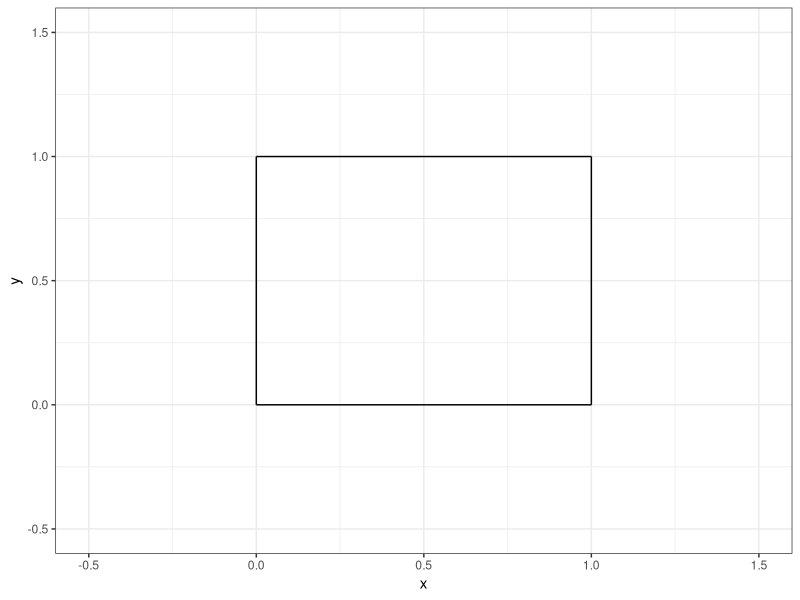
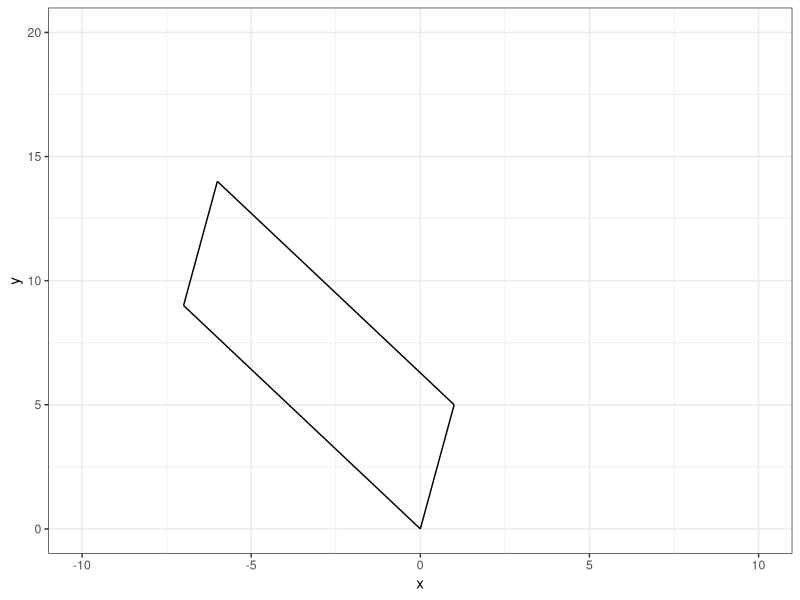
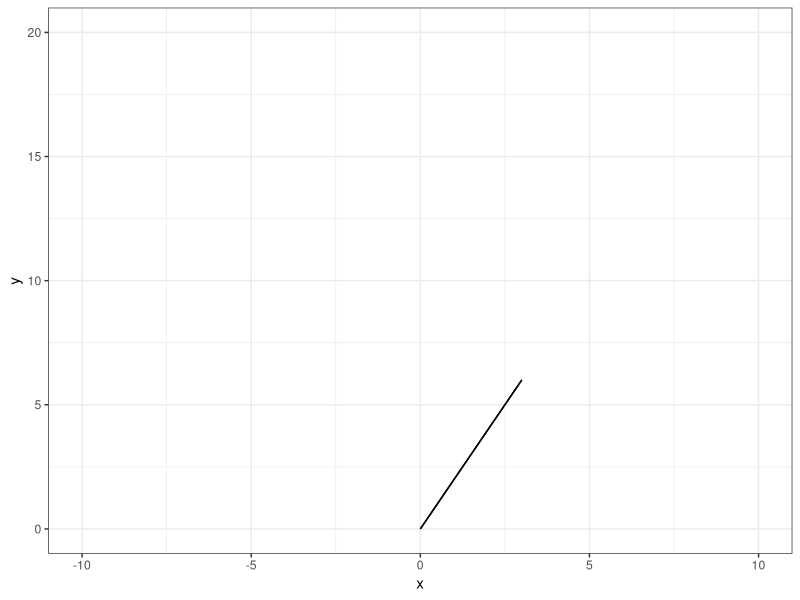
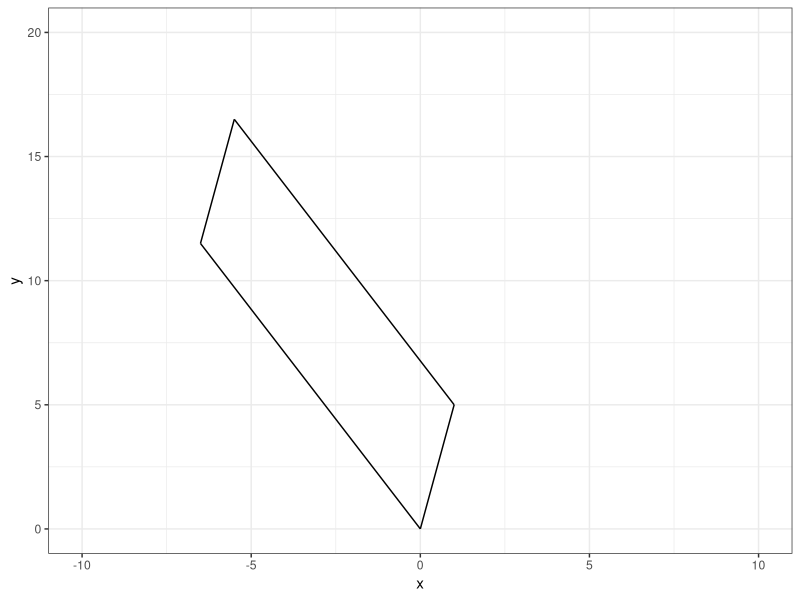
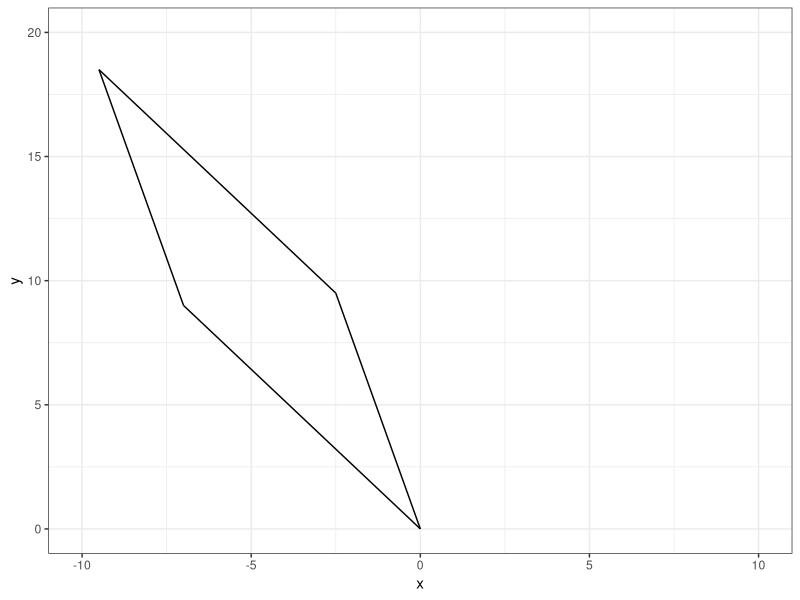
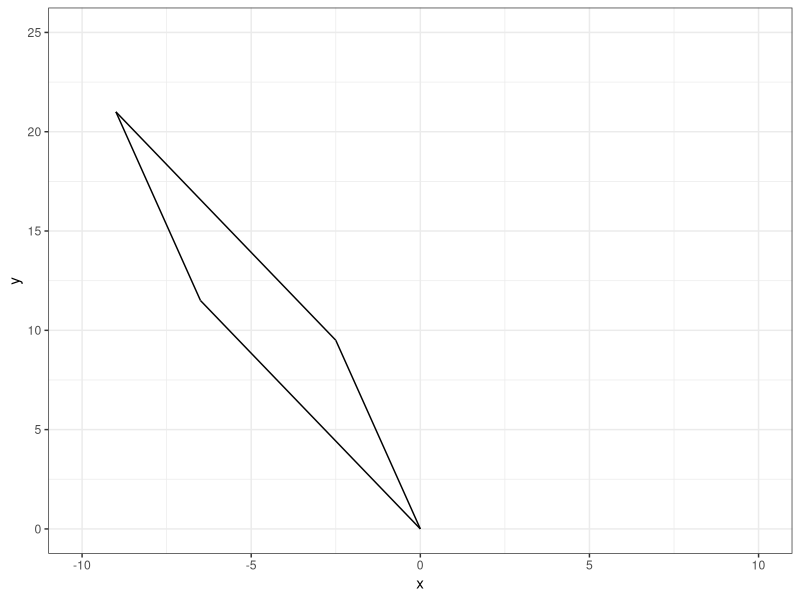
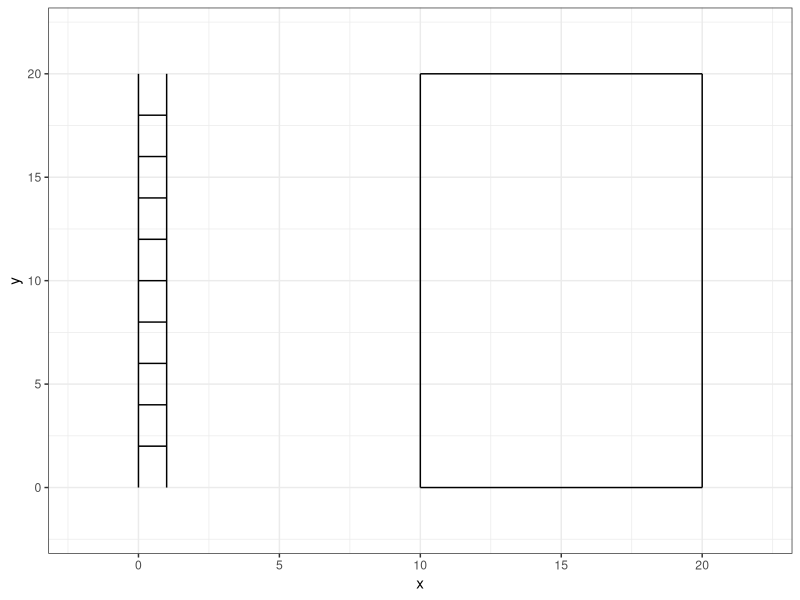

Write the R code that produced these figures, in order.
## ---- chunk 1
#| echo: false

default_chunk_hook  <- knitr::knit_hooks$get("chunk")

latex_font_size <- c("Huge", "huge", "LARGE", "Large", 
                     "large", "normalsize", "small", 
                     "footnotesize", "scriptsize", "tiny")

knitr::knit_hooks$set(chunk = function(x, options) {
  x <- default_chunk_hook(x, options)
  if(options$size %in% latex_font_size) {
    paste0("\n \\", options$size, "\n\n", 
      x, 
      "\n\n \\normalsize"
    )
  } else {
    x
  }
})

## ---- chunk 2
#| label: load-packages
#| include: false
library(tidyverse)
## ---- chunk 3
#| label: fig-unitsquare
#| fig-cap: "The unit square."
#| fig-width: 3
#| fig-height: 3
#| scale: "80%"
#| fig-align: "center"
#| size: "scriptsize"
ggplot() +
  geom_segment(aes(x = 0, xend = 0,
                   y=0, yend = 1))+
  geom_segment(aes(x = 0, xend = 1,
                   y=1, yend = 1))+
  geom_segment(aes(x = 1, xend = 1,
                   y=0, yend = 1))+
  geom_segment(aes(x = 0, xend = 1,
                   y=0, yend = 0)) +
  theme_bw() + 
  xlim(-0.5, 1.5)+
  ylim(-0.5, 1.5)+
  labs(x = "x", 
       y = "y")
## ---- chunk 4
(A = matrix(data=c(1, -7, 5, 9), nrow = 2, ncol = 2, byrow = TRUE))
## ---- chunk 5
M = matrix(data=c(1, 0, 0, 1), nrow = 2, ncol = 2, byrow = TRUE)
(T = A %*% M)
## ---- chunk 6
(basis.vector.1 = T[,1])
(basis.vector.2 = T[,2])
## ---- chunk 7
(p0 = c(0,0))
(p1 = basis.vector.1)
(p2 = basis.vector.1 + basis.vector.2)
(p3 = basis.vector.2)
## ---- chunk 8
#| label: fig-TSquare
#| fig-cap: "The T Shape."
#| fig-width: 3
#| fig-height: 3
#| scale: "80%"
#| fig-align: "center"
#| size: "scriptsize"
ggplot() +
  geom_segment(aes(x = 0, xend = 1,
                   y=0, yend = 5))+
  geom_segment(aes(x = -6, xend = 1,
                   y=14, yend = 5))+
  geom_segment(aes(x = -7, xend = -6,
                   y=9, yend = 14))+
  geom_segment(aes(x = -7, xend = 0,
                   y=9, yend = 0)) +
  theme_bw() + 
  xlim(-10, 10) +
  ylim(0, 20) +
  labs(x = "x", 
       y = "y")
## ---- chunk 9
(det(A))
## ---- chunk 10
(A = matrix(data=c(1, 2, 2, 4), nrow = 2, ncol = 2, byrow = TRUE))
## ---- chunk 11
M = matrix(data=c(1, 0, 0, 1), nrow = 2, ncol = 2, byrow = TRUE)
(T = A %*% M)
## ---- chunk 12
(basis.vector.1 = T[,1])
(basis.vector.2 = T[,2])
## ---- chunk 13
(p0 = c(0,0))
(p1 = basis.vector.1)
(p2 = basis.vector.1 + basis.vector.2)
(p3 = basis.vector.2)
## ---- chunk 14
#| label: fig-T2Square
#| fig-cap: "The T2 Shape."
#| fig-width: 3
#| fig-height: 3
#| scale: "80%"
#| fig-align: "center"
#| size: "scriptsize"
p0 <- c(0, 0)
p1 <- c(1, 2)
p2 <- c(3, 6)
p3 <- c(2, 4)
ggplot() +
  geom_segment(aes(x = p0[1], y = p0[2], xend = p1[1], yend = p1[2])) +
  geom_segment(aes(x = p1[1], y = p1[2], xend = p2[1], yend = p2[2])) +
  geom_segment(aes(x = p2[1], y = p2[2], xend = p3[1], yend = p3[2])) +
  geom_segment(aes(x = p3[1], y = p3[2], xend = p0[1], yend = p0[2])) +
  theme_bw() +
  xlim(-10, 10) +
  ylim(0, 20) +
  labs(x = "x", y = "y")
## ---- chunk 15
det(A)
## ---- chunk 16
A = matrix(data=c(1, -7, 5, 9), nrow = 2, ncol = 2, byrow = TRUE)
M = matrix(data=c(1, 0.5, 0, 1), nrow = 2, ncol = 2, byrow = TRUE)
(T = A %*% M)
## ---- chunk 17
(basis.vector.1 = T[,1])
(basis.vector.2 = T[,2])
## ---- chunk 18
#| label: fig-Q3ASquare
#| fig-cap: "The Q3a Shape."
#| fig-width: 3
#| fig-height: 3
#| scale: "80%"
#| fig-align: "center"
#| size: "scriptsize"
p0 = c(0,0)
p1 = basis.vector.1
p2 = basis.vector.1 + basis.vector.2
p3 = basis.vector.2
ggplot() +
  geom_segment(aes(x = p0[1], y = p0[2], xend = p1[1], yend = p1[2])) +
  geom_segment(aes(x = p1[1], y = p1[2], xend = p2[1], yend = p2[2])) +
  geom_segment(aes(x = p2[1], y = p2[2], xend = p3[1], yend = p3[2])) +
  geom_segment(aes(x = p3[1], y = p3[2], xend = p0[1], yend = p0[2])) +
  theme_bw() +
  xlim(-10, 10) +
  ylim(0, 20) +
  labs(x = "x", y = "y")
## ---- chunk 19
det(A)
## ---- chunk 20
A = matrix(data=c(1, -7, 5, 9), nrow = 2, ncol = 2, byrow = TRUE)
M = matrix(data=c(1, 0, 0.5, 1), nrow = 2, ncol = 2, byrow = TRUE)
(T = A %*% M)
## ---- chunk 21
(basis.vector.1 = T[,1])
(basis.vector.2 = T[,2])
## ---- chunk 22
#| label: fig-Q3BSquare
#| fig-cap: "The Q3b Shape."
#| fig-width: 3
#| fig-height: 3
#| scale: "80%"
#| fig-align: "center"
#| size: "scriptsize"
p0 = c(0,0)
p1 = basis.vector.1
p2 = basis.vector.1 + basis.vector.2
p3 = basis.vector.2
ggplot() +
  geom_segment(aes(x = p0[1], y = p0[2], xend = p1[1], yend = p1[2])) +
  geom_segment(aes(x = p1[1], y = p1[2], xend = p2[1], yend = p2[2])) +
  geom_segment(aes(x = p2[1], y = p2[2], xend = p3[1], yend = p3[2])) +
  geom_segment(aes(x = p3[1], y = p3[2], xend = p0[1], yend = p0[2])) +
  theme_bw() +
  xlim(-10, 10) +
  ylim(0, 20) +
  labs(x = "x", y = "y")
## ---- chunk 23
det(A)
## ---- chunk 24
A = matrix(data=c(1, -7, 5, 9), nrow = 2, ncol = 2, byrow = TRUE)
M = matrix(data=c(1, 0.5, 0.5, 1), nrow = 2, ncol = 2, byrow = TRUE)
(T = A %*% M)
## ---- chunk 25
(basis.vector.1 = T[,1])
(basis.vector.2 = T[,2])
## ---- chunk 26
#| label: fig-Q3CSquare
#| fig-cap: "The Q3c Shape."
#| fig-width: 3
#| fig-height: 3
#| scale: "80%"
#| fig-align: "center"
#| size: "scriptsize"
p0 = c(0,0)
p1 = basis.vector.1
p2 = basis.vector.1 + basis.vector.2
p3 = basis.vector.2
ggplot() +
  geom_segment(aes(x = p0[1], y = p0[2], xend = p1[1], yend = p1[2])) +
  geom_segment(aes(x = p1[1], y = p1[2], xend = p2[1], yend = p2[2])) +
  geom_segment(aes(x = p2[1], y = p2[2], xend = p3[1], yend = p3[2])) +
  geom_segment(aes(x = p3[1], y = p3[2], xend = p0[1], yend = p0[2])) +
  theme_bw() +
  xlim(-10, 10) +
  ylim(0, 25) +
  labs(x = "x", y = "y")
## ---- chunk 27
det(A)
## ---- chunk 28
ladder = data.frame( x = c(0,0,1,1,0,1,0,1,0,1,0,1,0,1,0,1,0,1,0,1,0,1), y = c(0,20,0,20,2,2,4,4,6,6,8,8,10,10,12,12,14,14,16,16,18,18), group = c(1,1,2,2,3,3,4,4,5,5,6,6,7,7,8,8,9,9,10,10,11,11))


## ---- chunk 29
#| label: fig-ladder
#| fig-cap: "A ladder."
#| fig-width: 3
#| fig-height: 3
#| scale: "80%"
#| fig-align: "center"
#| size: "scriptsize"
ggplot() +
  geom_path(data = ladder, 
              aes(x = x, y = y, group = group)) +
                  geom_segment(aes(x = 10, xend = 10,
                   y=0, yend = 20))+
  geom_segment(aes(x = 10, xend = 20,
                   y=20, yend = 20))+
  geom_segment(aes(x = 20, xend = 20,
                   y=0, yend = 20))+
  geom_segment(aes(x = 10, xend = 20,
                   y=0, yend = 0)) +
  theme_bw() +
  xlim(-2,22) +
  ylim(-2,22)
## ---- chunk 30
A = as.matrix(ladder[ , c(1,2)])
M = matrix(data=c(1, 0, 0.5, 1), nrow = 2, ncol = 2, byrow = TRUE)
(T = A %*% M)
